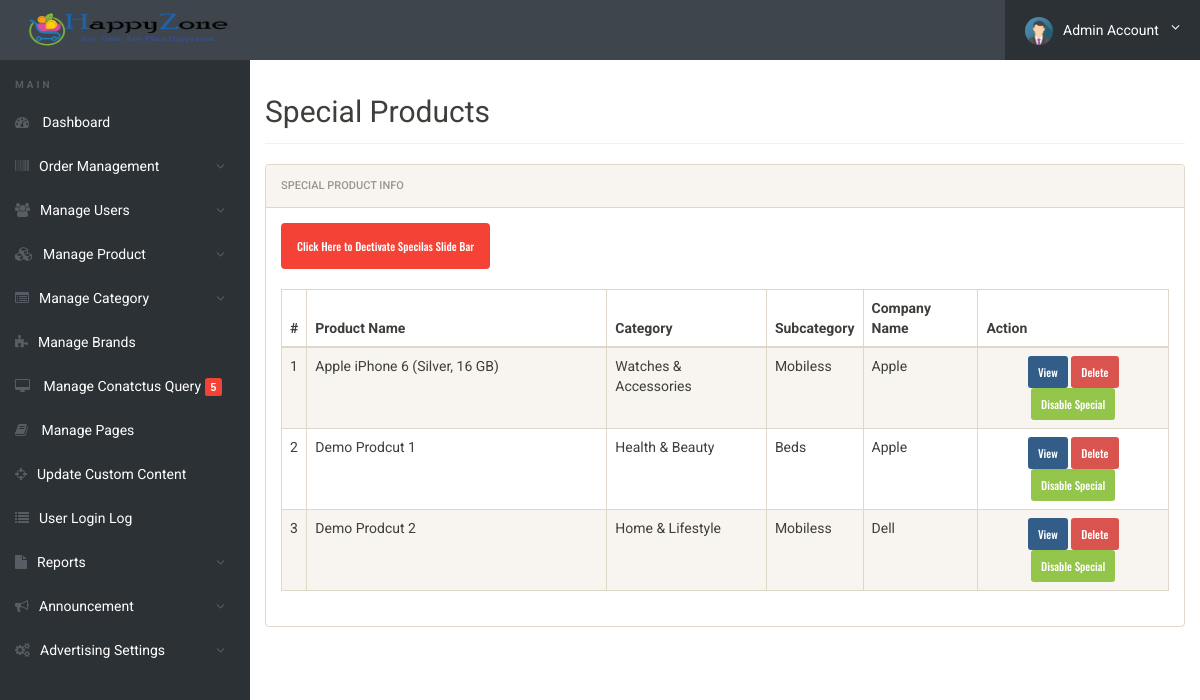
/admin/specials-slide-bar.php (signed in), run on the app's committed database.
### tables this page shows
CREATE TABLE `genaralsetting` (
  `id` int(11) NOT NULL,
  `setting_name` varchar(250) NOT NULL,
  `setting_description` varchar(250) NOT NULL
);

CREATE TABLE `activestatus` (
  `id` int(11) NOT NULL,
  `sectionName` varchar(255) DEFAULT NULL,
  `status` int(1) DEFAULT NULL
);

CREATE TABLE `products` (
  `id` int(11) NOT NULL,
  `category` int(11) NOT NULL,
  `subCategory` int(11) DEFAULT NULL,
  `productName` varchar(255) DEFAULT NULL,
  `productCompany` varchar(255) DEFAULT NULL,
  `productPrice` int(11) DEFAULT NULL,
  `productPriceBeforeDiscount` int(11) DEFAULT NULL,
  `productDescription` longtext DEFAULT NULL,
  `productImage1` varchar(255) DEFAULT NULL,
  `productImage2` varchar(255) DEFAULT NULL,
  `productImage3` varchar(255) DEFAULT NULL,
  `shippingCharge` int(11) DEFAULT NULL,
  `productAvailability` varchar(255) DEFAULT NULL,
  `postingDate` timestamp NULL DEFAULT current_timestamp(),
  `updationDate` varchar(255) DEFAULT NULL,
  `productResizeImage1` varchar(255) DEFAULT NULL,
  `productResizeImage2` varchar(255) DEFAULT NULL,
  `productResizeImage3` varchar(255) DEFAULT NULL,
  `productResizeImage50_1` varchar(255) DEFAULT NULL,
  `productResizeImage50_2` varchar(255) DEFAULT NULL,
  `productResizeImage50_3` varchar(255) DEFAULT NULL,
  `specialstatus` int(1) DEFAULT 0,
  `featuredstatus` int(1) DEFAULT 0,
  `productDiscount` varchar(50) DEFAULT '0'
);

CREATE TABLE `category` (
  `id` int(11) NOT NULL,
  `categoryName` varchar(255) DEFAULT NULL,
  `categoryDescription` longtext DEFAULT NULL,
  `creationDate` timestamp NOT NULL DEFAULT current_timestamp(),
  `updationDate` varchar(255) DEFAULT NULL
);

CREATE TABLE `subcategory` (
  `id` int(11) NOT NULL,
  `categoryid` int(11) DEFAULT NULL,
  `subcategory` varchar(255) DEFAULT NULL,
  `creationDate` timestamp NULL DEFAULT current_timestamp(),
  `updationDate` varchar(255) DEFAULT NULL,
  `subcategoryImage` varchar(255) NOT NULL
);

CREATE TABLE `brands` (
  `id` int(11) NOT NULL,
  `brandName` varchar(255) DEFAULT NULL,
  `brandDescription` longtext DEFAULT NULL,
  `brandImage` varchar(255) DEFAULT NULL,
  `creationDate` timestamp NOT NULL DEFAULT current_timestamp(),
  `updationDate` varchar(255) DEFAULT NULL
);

### admin/specials-slide-bar.php (the view, shortened to what this page needs)
<?php
include('../config/config.php');
if(strlen($_SESSION['alogin'])==0)
	{
header('location:index.php');
}
else{
?>
<!doctype html>
<html lang="en" class="no-js">
<head>
	<link rel="stylesheet" href="css/font-awesome.min.css">
	<link rel="stylesheet" href="css/bootstrap.min.css">
	<link rel="stylesheet" href="css/dataTables.bootstrap.min.css">
	<link rel="stylesheet" href="css/bootstrap-social.css">
	<link rel="stylesheet" href="css/bootstrap-select.css">
	<link rel="stylesheet" href="css/fileinput.min.css">
	<link rel="stylesheet" href="css/awesome-bootstrap-checkbox.css">
	<link rel="stylesheet" href="css/style.css">
</head>
<body>
	<?php include('includes/header.php');?>
	<div class="ts-main-content">
		<?php include('includes/leftbar.php');?>
		<div class="content-wrapper">
			<div class="container-fluid">
				<div class="row">
					<div class="col-md-12">
							<h2 class="page-title">Special Products</h2>
										<div class="panel panel-default">
							<div class="panel-heading">Special Product Info</div>
							<div class="panel-body">
								<?php
$query=mysqli_query($con,"SELECT * FROM activestatus WHERE id=1");
while($row=mysqli_fetch_array($query))
{
    $stats = $row['status'];
    if ($stats == 0) {?>
    	<form method="post">
    	<button class="btn btn-primary" name="submit" type="submit">Click Here to Activate Specilas Slide Bar</button></form>
    <?php } else {?>
    	<form method="post">
    	<button class="btn btn-primary" style="background-color: #f44336;" name="submit2" type="submit">Click Here to Dectivate Specilas Slide Bar</button></form>
    	<br>
								<table  class="display table table-striped table-bordered table-hover" cellspacing="0" width="100%">
									<thead>
										<tr>
											<th>#</th>
											<th width="300">Product Name</th>
											<th>Category </th>
											<th>Subcategory</th>
											<th>Company Name</th>
											<th >Action</th>
										</tr>
									</thead>
									<tbody>
<?php $query=mysqli_query($con,"select products.*,category.categoryName,subcategory.subcategory,brands.brandName from products join category on category.id=products.category join subcategory on subcategory.id=products.subCategory JOIN brands ON brands.id = products.productCompany where products.specialstatus=1 ORDER BY products.id ASC");
$cnt=1;
while($row=mysqli_fetch_array($query))
{
	$stats = $row['specialstatus'];
?>
										<tr>
											<td><?php echo htmlentities($cnt);?></td>
											<td><?php echo htmlentities($row['productName']);?></td>
											<td><?php echo htmlentities($row['categoryName']);?></td>
											<td> <?php echo htmlentities($row['subcategory']);?></td>
											<td> <?php echo htmlentities($row['brandName']);?></td>
<form method="post">
<td align="center"><a href="edit-product.php?id=<?php echo $row['id']?>" title="View Details">
<button type="button" class="btn btn-primary btn-sm">View</button>
											</a>
<a href="specials-slide-bar.php?id=<?php echo $row['id']?>&del=delete" onClick="return confirm('Are you sure you want to delete?')" title="Delete" >
<button type="button" class="btn btn-danger btn-sm">Delete</button></a>
<?php
    if ($stats == 0) {?>
    		<a href="specials-slide-bar.php?spe=<?php echo htmlentities($row['id']);?>" onclick="return confirm('Enable This to Special Item')" ><button type="button" class="btn btn-info btn-sm">Make Special</button></a>
    <?php } else {?>
    	<a href="specials-slide-bar.php?removespe=<?php echo htmlentities($row['id']);?>" onclick="return confirm('Disable This to Special Item')" >
	<button type="button" class="btn btn-success btn-sm">Disable Special</button>	</a><?php } ?>
</form>
										</tr>
										<?php $cnt=$cnt+1; } ?>
								</table>
							</div>
						</div><?php } ?>
									</div>
								</div>
							</div>
						</div>
					</div>
</body>
</html>
<?php } ?><?php } ?>

### admin/includes/header.php (shortened to what this page needs)
<div class="brand clearfix">
	<?php $query=mysqli_query($con,"select setting_description from genaralsetting where id=4");
                while($row=mysqli_fetch_array($query))
                {
                ?>
                <?php $logophoto=$row['setting_description'];
                if($logophoto==""):
                ?>
                <a href="dashboard.php">&nbsp;&nbsp;&nbsp;&nbsp;&nbsp;<img src="../images/logo/logo.png" alt="" class="header" /></a>
                <?php else:?>
                <a href="dashboard.php">&nbsp;&nbsp;&nbsp;&nbsp;&nbsp;<img src="../images/logo/<?php echo htmlentities($logophoto);?>" alt="" class="header"/></a>&nbsp;
                <?php endif;?><?php } ?>
		<ul class="ts-profile-nav">
			<li class="ts-account">
				<a href="#"><img src="img/ts-avatar.jpg" class="ts-avatar hidden-side" alt="">Admin Account <i class="fa fa-angle-down hidden-side"></i></a>
			</li>
		</ul>
	</div>

### admin/css/style.css (style rules this page uses)
html { font-size: 14px; }
@media only screen and (min-width: 480px) { html { font-size: 17px; } }
@media only screen and (min-width: 768px) { html { font-size: 14px; } }
@media only screen and (min-width: 600px) { img.header { padding: 6px; width: 100px; height: 58px; } }
@media only screen and (min-width: 768px) { img.header { padding: 6px; width: 100px; height: 58px; } }
@media only screen and (min-width: 992px) { img.header { padding: 9px; width: 220px; height: 58px; } }
@media only screen and (min-width: 1200px) { img.header { padding: 9px; width: 220px; height: 58px; } }
body { font-size: 1em; }
a { color: #37a6c4; }
.btn { font-family: 'Oswald', sans-serif; }
.panel { overflow: hidden; }
ul, li { margin: 0; padding: 0; list-style: none; }
.btn { text-transform: none; }
.page-title { padding-bottom: 15px; margin-bottom: 20px; border-bottom: 1px solid #f0f0f0; }
.brand { background: #3e454c; position: relative; z-index: 3; position: fixed; width: 100%; top: 0; }
.brand .ts-profile-nav { float: right; display: none; }
.brand .ts-profile-nav li { float: left; position: relative; }
.brand .ts-profile-nav li a { display: block; padding: 20px; color: #fff; }
.brand .ts-profile-nav .ts-account .fa-angle-down { float: right; }
.brand .ts-profile-nav .ts-account > a { width: 195px; background: #2c3136; }
.brand .ts-profile-nav .ts-account .ts-avatar { border-radius: 50%; height: 28px; margin: -10px 0; margin-right: 10px; }
@media only screen and (min-width: 992px) { .brand .ts-profile-nav { display: block; } }
.ts-main-content .content-wrapper { padding-top: 15px; margin-top: 60px; }
@media only screen and (min-width: 992px) { .ts-main-content .content-wrapper { margin-left: 250px; } }

### data on the page
genaralsetting: setting_description (picture)
products: productName "Apple iPhone 6 (Silver, 16 GB)", category.categoryName "Watches & Accessories", subcategory.subcategory "Mobiless", brands.brandName "Apple"
products: productName "Demo Prodcut 1", category.categoryName "Health & Beauty", subcategory.subcategory "Beds", brands.brandName "Apple"
products: productName "Demo Prodcut 2", category.categoryName "Home & Lifestyle", subcategory.subcategory "Mobiless", brands.brandName "Dell"

### other printed values
$num1 "5"
